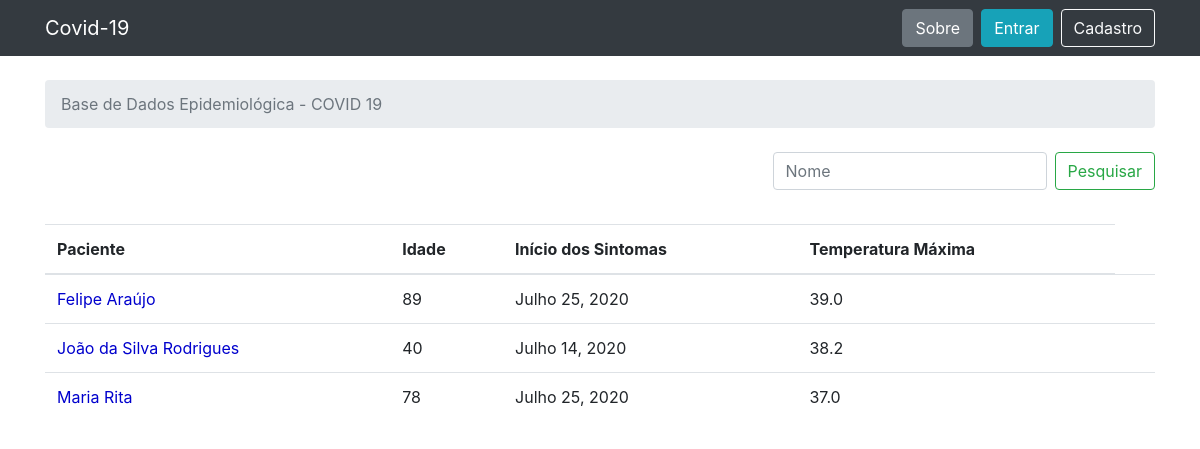
The app's page /, older data.
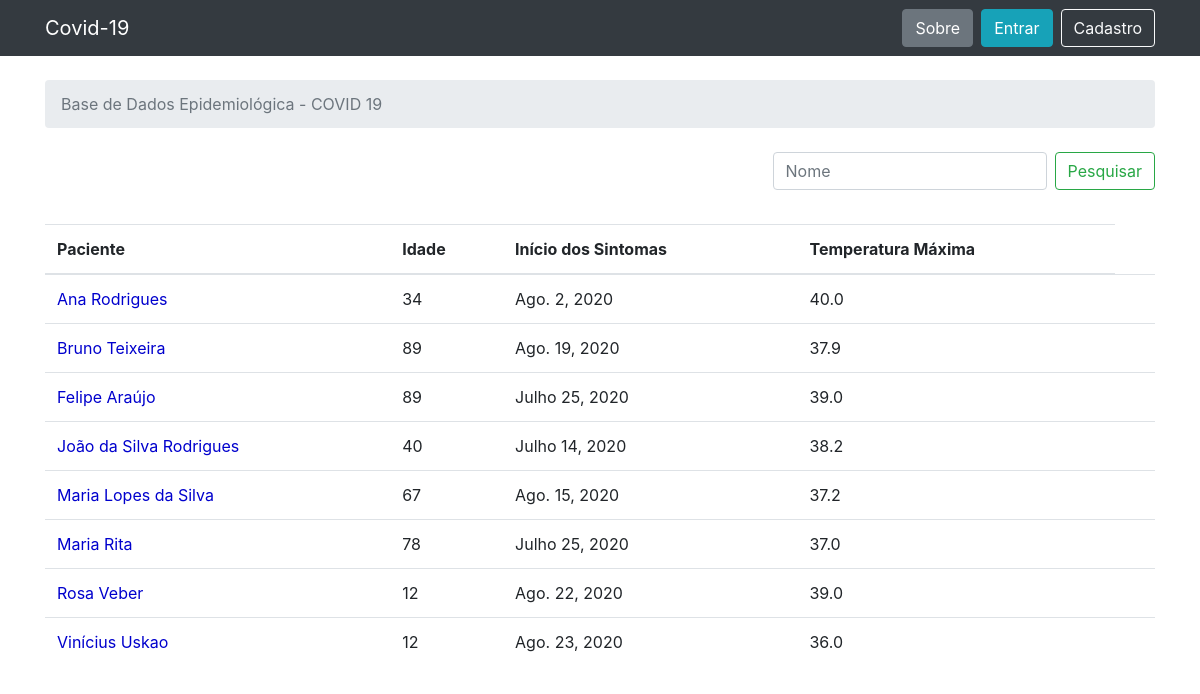
The same page, newer data.
### pacientes/models.py (models this page shows, shortened)
class Paciente(models.Model):
    nome = models.CharField(max_length=30, unique=True)
    idade = models.IntegerField(null=True)
    temperatura_maxima = models.FloatField(null=True)
    data_inicio_sintomas = models.DateField(null=True)

### pacientes/views.py (the view)
# urls.py: 2. Add a URL to urlpatterns:  path('', views.home, name='home')
def home(request):
    pesquisar = request.GET.get('pesquisar')
    if pesquisar is not None:
        pacientes = Paciente.objects.filter(nome__startswith=pesquisar).order_by('nome')
        if len(pesquisar) == 0:
            pesquisar = "Nome"
    else:
        pacientes = Paciente.objects.all().order_by('nome')
        pesquisar = "Nome"
    return render(request, 'home.html', {'pacientes': pacientes, 'pesquisar': pesquisar})

### templates/home.html
{% extends 'base.html' %}
{% block breadcrumb %}
  <li class="breadcrumb-item active">Base de Dados Epidemiológica - COVID 19</li>
{% endblock %}
{% block content %}
    <form class="form-inline float-right">
        <input class="form-control mr-sm-2" type="search" placeholder="{{ pesquisar }}" aria-label="Pesquisar" name="pesquisar">
        <button class="btn btn-outline-success my-2 my-sm-0" type="submit">Pesquisar</button>
    </form>
    <br>
    <br>
    <br>
  <table class="table">
    <thead class="thead-inverse">
      <tr>
        <th>Paciente</th>
          <th>Idade</th>
          <th>Início dos Sintomas</th>
          <th>Temperatura Máxima</th>
      </tr>
    </thead>
    <tbody>
          {% for patient in pacientes %}
            <tr>
                <td>
                    <a href="{% url 'patient_description' patient.pk %}" style="color:mediumblue">{{ patient.nome }}</a>
                </td>
                <td class="align-middle">{{ patient.idade }}</td>
                <td class="align-middle">{{ patient.data_inicio_sintomas }}</td>
                <td class="align-middle">{{ patient.temperatura_maxima }}</td>
                <td></td>
            </tr>
          {% endfor %}
    </tbody>
  </table>
{% endblock %}

### templates/base.html (shortened to what this page needs)
{% load static %}<!DOCTYPE html>
<html>
  <head>
      <link rel="stylesheet" href="https://maxcdn.bootstrapcdn.com/bootstrap/4.0.0/css/bootstrap.min.css">
  </head>
  <body>
  {% block body %}
      <nav class="navbar navbar-expand-sm navbar-dark bg-dark">
          <div class="container">
              {% if user.is_authenticated %}
                  <a class="navbar-brand" href="{% url 'home-logged' %}">Covid-19</a>
              {% else %}
                  <a class="navbar-brand" href="{% url 'home' %}">Covid-19</a>
              {% endif %}
              <div class="collapse navbar-collapse" id="mainMenu">
                  {% if user.is_authenticated %}
                      <ul class="navbar-nav ml-auto">
                          <li class="nav-item dropdown">
                              <a class="nav-link dropdown-toggle" href="#" id="userMenu" data-toggle="dropdown" aria-haspopup="true" aria-expanded="false">
                                  {{ user.username }}
                              </a>
                              <div class="dropdown-menu dropdown-menu-right" aria-labelledby="userMenu">
                                  <a class="dropdown-item" href="{% url 'home-logged' %}">Mural</a>
                                  <a class="dropdown-item" href="{% url 'conta' %}">Minha Conta</a>
                                  <a class="dropdown-item" href="#">Alterar Senha</a>
                                  <div class="dropdown-divider"></div>
                                  <a class="dropdown-item" href="{% url 'logout' %}">Sair</a>
                              </div>
                          </li>
                      </ul>
                  {% else %}
                      <form class="form-inline ml-auto">
                          <a href="{% url 'about' %}" type="button" class="btn btn-secondary ml-2">Sobre</a>
                          <a href="{% url 'login' %}" class="btn btn-info ml-2">Entrar</a>
                          <a href="{% url 'signup' %}" class="btn btn-outline-light ml-2">Cadastro</a>
                      </form>
                  {% endif %}
              </div>
          </div>
      </nav>
      <div class="container">
          <ol class="breadcrumb my-4">
              {% block breadcrumb %}
              {% endblock %}
          </ol>
          {% block content %}
          {% endblock %}
      </div>
  {% endblock body %}
  </body>
</html>

Row changes from the older to the newer data that the page shows:
added Paciente: nome "Ana Rodrigues", idade "34", data_inicio_sintomas "Ago. 2, 2020", temperatura_maxima "40.0"
added Paciente: nome "Bruno Teixeira", idade "89", data_inicio_sintomas "Ago. 19, 2020", temperatura_maxima "37.9"
added Paciente: nome "Maria Lopes da Silva", idade "67", data_inicio_sintomas "Ago. 15, 2020", temperatura_maxima "37.2"
added Paciente: nome "Rosa Veber", idade "12", data_inicio_sintomas "Ago. 22, 2020", temperatura_maxima "39.0"
added Paciente: nome "Vinícius Uskao", idade "12", data_inicio_sintomas "Ago. 23, 2020", temperatura_maxima "36.0"
